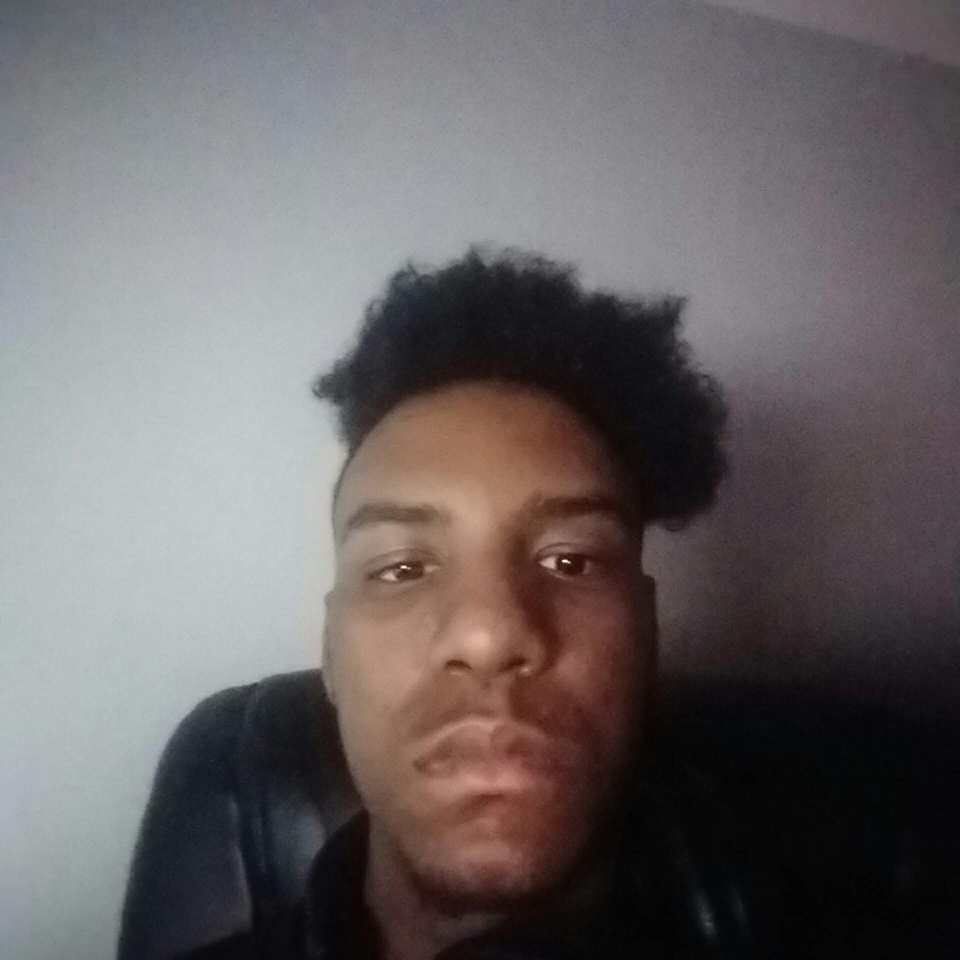
#> input picture face/faceass.png, 1920 x 1920 px, given in place of the camera (shown at 1/2 size)
$ python manualCalibrateRun.py
#> lines starting #> are read from the running program, lines starting #| are printed output that depends on the picture
### calibrate.py
#calibrates servos maximum rotation to camera angle
import json
from json.decoder import JSONDecodeError
import cv2 as cv
import sizematters
import serial

#this took 4 months to make btw because i had to learn computer vision lmao

class calibrate:
    #kinda overengineered code, as of 2/13/22 i dont feel like changing it, eat the brownest part of my ass

    def __init__(self, name, startingPointX):

        self.data = {}
        self.name = name
        self.serPointX = startingPointX
        self.xMax = 90
        self.xMin = 90
        self.serPointY = 90
        self.yMax = 90
        self.yMin = 90

        try:
            self.port = serial.Serial('COM3', 9600, timeout = 0.02)
        except serial.SerialException:
             raise Exception("toolbox is not connected")

    #reset the pos of the servos
    def resetPos(self):
        self.port.write("90:90,90:90\0".encode())

    def video(self, width, height):

#> called with width = 600, height = 600
        assBeLike = cv.VideoCapture(0)

        cv.namedWindow(self.name)
        cv.createTrackbar("X Slider: ", self.name, self.serPointX, 180, lambda val: self.Change(val, "X", self.xMin, self.xMax))
        cv.createTrackbar("Y Slider: ", self.name, self.serPointY, 180, lambda val: self.Change(val, "Y", self.yMin, self.yMax))

        sizematters.rez(assBeLike, width, height)

        while 1:
            #Captures every frame of the video, processes it and then display it
            _, cum = assBeLike.read()
#> cum is the input picture: shape (1920, 1920, 3); mean B, G, R 101.4, 100.1, 105.9
            cum = cv.flip(cum, 1)
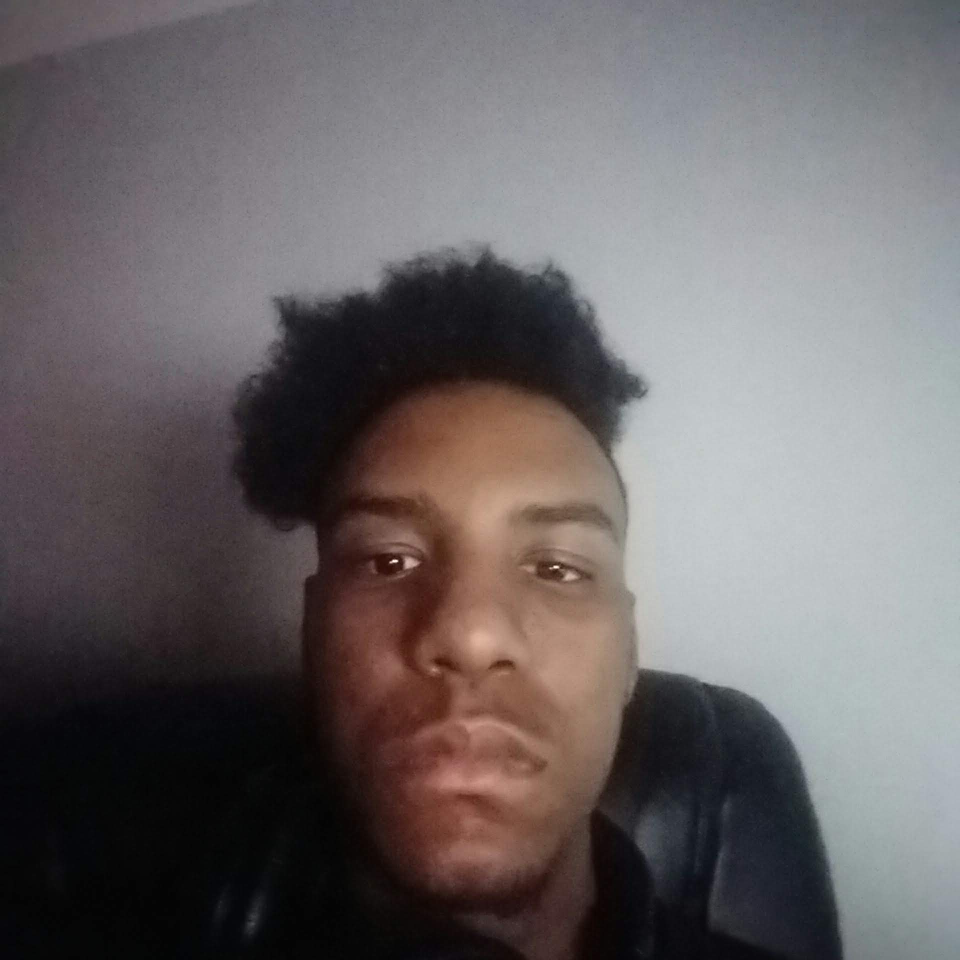
#> cum: shape (1920, 1920, 3) (shown at 1/2 size); mean B, G, R 101.4, 100.1, 105.9
            gray = cv.cvtColor(cum, cv.COLOR_BGR2GRAY)
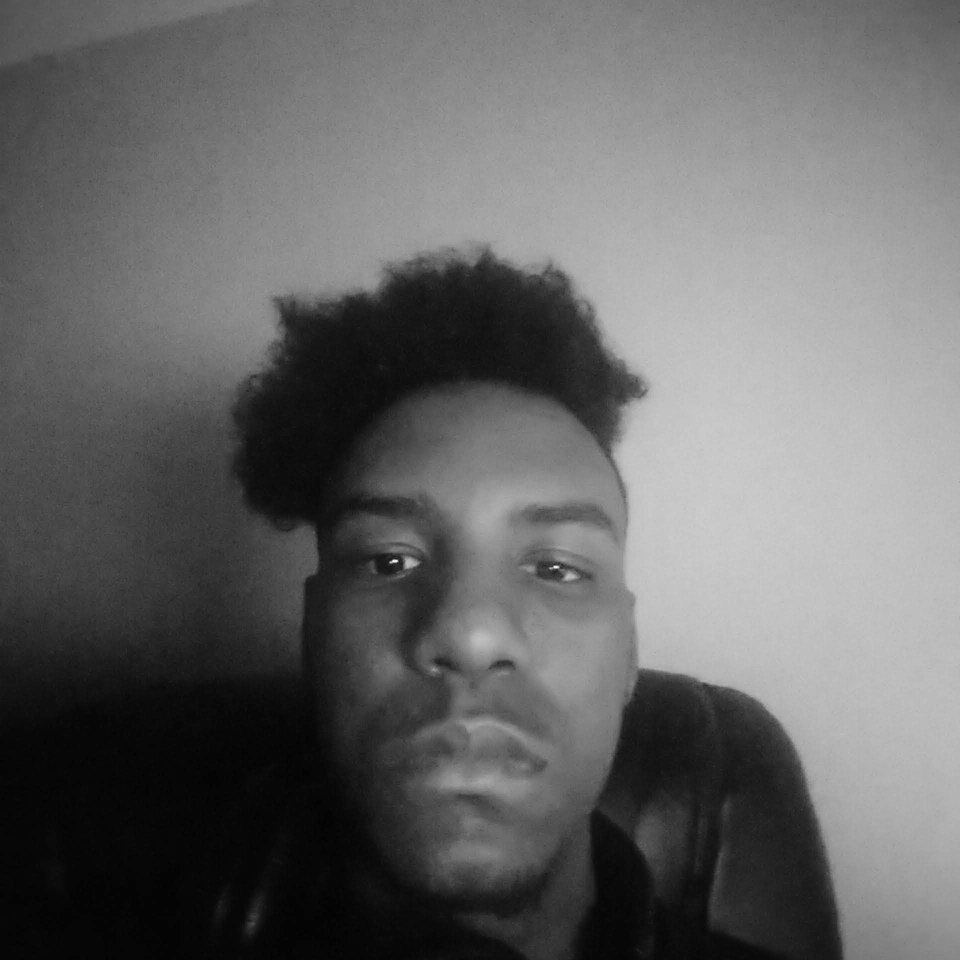
#> gray: shape (1920, 1920) (shown at 1/2 size); min 1, max 250, mean 101.9

            self.drawDetection(gray, cum)

            cv.imshow(self.name, cum)

            if cv.waitKey(10) == 27:
                self.updateJson()
                self.resetPos()
                self.port.close()
                cv.destroyAllWindows()
                break
            elif cv.waitKey(10) == 114 or cv.waitKey(10) == 82:
                self.resetButton("X Slider: ", "Y Slider: ")

    #checks if the value of the slider is within the acceptable range (between the min and max values)
    # [24 lines left out: function Change, not called in this run]

    def drawDetection(self, gray, img):
        faceCas = cv.CascadeClassifier("cascades/haarcascade_frontalface_default.xml")
        face = faceCas.detectMultiScale(gray, scaleFactor=1.05, minNeighbors=15)
#> face = [[535, 822, 826, 826]]

        for (x,y,w,h) in face:
            cv.rectangle(img, (x, y),(x+w, y+h), (0, 0, 255), 2)
#> this loop made 1 pass
#> (key Esc is pressed here)

    def updateJson(self):
        self.data = {
            "{}".format((self.name)) + " Servos Calibration":{
                "xPosRight": self.xMax,
                "xPosLeft": self.xMin,
                "yPosTop": self.yMin,
                "yPosBot": self.yMax
            }
        }

        #overwrites existing calibration
        try:
            settings = json.load(open("calibration.json"))
#> (reads calibration.json from the repository)
            settings.update(self.data)

            with open("calibration.json", "w") as s:
                json.dump(settings, s)

        except (FileNotFoundError, JSONDecodeError):
            with open("calibration.json", "w") as settings:
                json.dump(self.data, settings)

    def resetButton(self, xTrackbar, yTrackBar):
        cv.setTrackbarPos(xTrackbar, self.name, 90)
        cv.setTrackbarPos(yTrackBar, self.name, 90)

#eat my ass

### sizematters.py
import cv2 as cv


# [7 lines left out: function resize, not called in this run]


def rez(video, width, height):
    #only works for live video
    #dont be a dumbass
    newWindow = video.set(3, width),  video.set(4, height) #ID 4 Height
    return newWindow

### manualCalibrateRun.py
import calibrate

calibrate.calibrate("Left", 90).video(600, 600)
calibrate.calibrate("Right", 90).video(600, 600)
#> the loop in drawDetection (call 2), `for (x,y,w,h) in face:` made 1 pass
#> (key Enter is pressed here)
#> (key Esc is pressed here)
#> (key Enter is pressed here)
